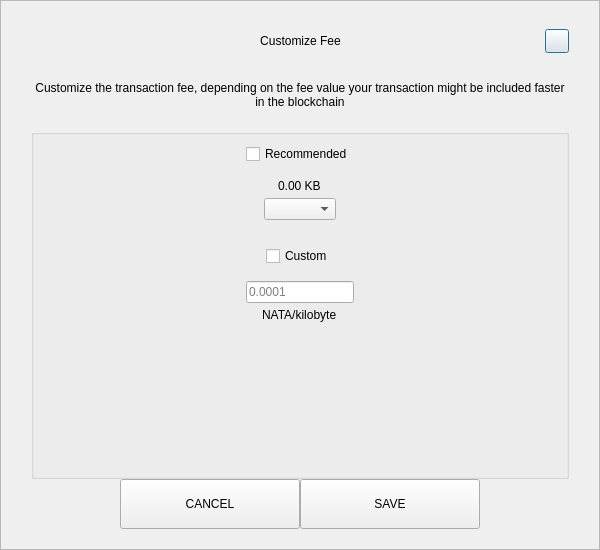
<?xml version="1.0" encoding="UTF-8"?>
<ui version="4.0">
 <class>SendCustomFeeDialog</class>
 <widget class="QDialog" name="SendCustomFeeDialog">
  <property name="geometry">
   <rect>
    <x>0</x>
    <y>0</y>
    <width>600</width>
    <height>550</height>
   </rect>
  </property>
  <property name="windowTitle">
   <string>Form</string>
  </property>
  <layout class="QVBoxLayout" name="verticalLayout_3">
   <property name="spacing">
    <number>0</number>
   </property>
   <property name="leftMargin">
    <number>0</number>
   </property>
   <property name="topMargin">
    <number>0</number>
   </property>
   <property name="rightMargin">
    <number>0</number>
   </property>
   <property name="bottomMargin">
    <number>0</number>
   </property>
   <item>
    <widget class="QFrame" name="frame">
     <property name="styleSheet">
      <string notr="true"/>
     </property>
     <property name="frameShape">
      <enum>QFrame::StyledPanel</enum>
     </property>
     <property name="frameShadow">
      <enum>QFrame::Raised</enum>
     </property>
     <layout class="QVBoxLayout" name="verticalLayout_2">
      <property name="spacing">
       <number>0</number>
      </property>
      <property name="leftMargin">
       <number>30</number>
      </property>
      <property name="topMargin">
       <number>20</number>
      </property>
      <property name="rightMargin">
       <number>30</number>
      </property>
      <property name="bottomMargin">
       <number>20</number>
      </property>
      <item>
       <layout class="QHBoxLayout" name="horizontalLayout_3">
        <property name="spacing">
         <number>0</number>
        </property>
        <item>
         <spacer name="horizontalSpacer_21">
          <property name="orientation">
           <enum>Qt::Horizontal</enum>
          </property>
          <property name="sizeHint" stdset="0">
           <size>
            <width>40</width>
            <height>20</height>
           </size>
          </property>
         </spacer>
        </item>
        <item>
         <widget class="QLabel" name="labelTitle">
          <property name="minimumSize">
           <size>
            <width>0</width>
            <height>40</height>
           </size>
          </property>
          <property name="maximumSize">
           <size>
            <width>16777215</width>
            <height>40</height>
           </size>
          </property>
          <property name="styleSheet">
           <string notr="true">padding-left:24px;</string>
          </property>
          <property name="text">
           <string>Customize Fee</string>
          </property>
          <property name="alignment">
           <set>Qt::AlignCenter</set>
          </property>
          <property name="margin">
           <number>7</number>
          </property>
         </widget>
        </item>
        <item>
         <spacer name="horizontalSpacer">
          <property name="orientation">
           <enum>Qt::Horizontal</enum>
          </property>
          <property name="sizeHint" stdset="0">
           <size>
            <width>40</width>
            <height>20</height>
           </size>
          </property>
         </spacer>
        </item>
        <item>
         <widget class="QPushButton" name="btnEsc">
          <property name="minimumSize">
           <size>
            <width>24</width>
            <height>24</height>
           </size>
          </property>
          <property name="maximumSize">
           <size>
            <width>24</width>
            <height>24</height>
           </size>
          </property>
          <property name="text">
           <string/>
          </property>
         </widget>
        </item>
       </layout>
      </item>
      <item>
       <spacer name="verticalSpacer_2">
        <property name="orientation">
         <enum>Qt::Vertical</enum>
        </property>
        <property name="sizeType">
         <enum>QSizePolicy::Fixed</enum>
        </property>
        <property name="sizeHint" stdset="0">
         <size>
          <width>20</width>
          <height>20</height>
         </size>
        </property>
       </spacer>
      </item>
      <item>
       <widget class="QLabel" name="labelMessage">
        <property name="text">
         <string>Customize the transaction fee, depending on the fee value your transaction might be included faster in the blockchain</string>
        </property>
        <property name="alignment">
         <set>Qt::AlignCenter</set>
        </property>
        <property name="wordWrap">
         <bool>true</bool>
        </property>
       </widget>
      </item>
      <item>
       <spacer name="verticalSpacer_3">
        <property name="orientation">
         <enum>Qt::Vertical</enum>
        </property>
        <property name="sizeType">
         <enum>QSizePolicy::Fixed</enum>
        </property>
        <property name="sizeHint" stdset="0">
         <size>
          <width>20</width>
          <height>20</height>
         </size>
        </property>
       </spacer>
      </item>
      <item>
       <widget class="QGroupBox" name="groupBox">
        <property name="title">
         <string/>
        </property>
        <layout class="QVBoxLayout" name="verticalLayout">
         <property name="leftMargin">
          <number>12</number>
         </property>
         <property name="rightMargin">
          <number>12</number>
         </property>
         <item>
          <layout class="QVBoxLayout" name="verticalLayout_4">
           <property name="spacing">
            <number>5</number>
           </property>
           <item alignment="Qt::AlignHCenter">
            <widget class="QCheckBox" name="checkBoxRecommended">
             <property name="text">
              <string>Recommended</string>
             </property>
            </widget>
           </item>
           <item>
            <spacer name="verticalSpacer_5">
             <property name="orientation">
              <enum>Qt::Vertical</enum>
             </property>
             <property name="sizeType">
              <enum>QSizePolicy::Fixed</enum>
             </property>
             <property name="sizeHint" stdset="0">
              <size>
               <width>20</width>
               <height>10</height>
              </size>
             </property>
            </spacer>
           </item>
           <item alignment="Qt::AlignHCenter">
            <widget class="QLabel" name="labelFee">
             <property name="text">
              <string>0.00 KB</string>
             </property>
            </widget>
           </item>
           <item alignment="Qt::AlignHCenter">
            <widget class="QComboBox" name="comboBoxRecommended"/>
           </item>
          </layout>
         </item>
         <item>
          <spacer name="verticalSpacer">
           <property name="orientation">
            <enum>Qt::Vertical</enum>
           </property>
           <property name="sizeType">
            <enum>QSizePolicy::Fixed</enum>
           </property>
           <property name="sizeHint" stdset="0">
            <size>
             <width>20</width>
             <height>20</height>
            </size>
           </property>
          </spacer>
         </item>
         <item>
          <layout class="QVBoxLayout" name="verticalLayout_5">
           <property name="spacing">
            <number>5</number>
           </property>
           <item alignment="Qt::AlignHCenter">
            <widget class="QCheckBox" name="checkBoxCustom">
             <property name="text">
              <string>Custom</string>
             </property>
            </widget>
           </item>
           <item>
            <spacer name="verticalSpacer_6">
             <property name="orientation">
              <enum>Qt::Vertical</enum>
             </property>
             <property name="sizeType">
              <enum>QSizePolicy::Fixed</enum>
             </property>
             <property name="sizeHint" stdset="0">
              <size>
               <width>20</width>
               <height>10</height>
              </size>
             </property>
            </spacer>
           </item>
           <item alignment="Qt::AlignHCenter">
            <widget class="QLineEdit" name="lineEditCustomFee">
             <property name="placeholderText">
              <string notr="true">0.0001</string>
             </property>
            </widget>
           </item>
           <item alignment="Qt::AlignHCenter">
            <widget class="QLabel" name="labelCustomFee">
             <property name="text">
              <string>NATA/kilobyte</string>
             </property>
            </widget>
           </item>
          </layout>
         </item>
         <item>
          <spacer name="verticalSpacer_4">
           <property name="orientation">
            <enum>Qt::Vertical</enum>
           </property>
           <property name="sizeHint" stdset="0">
            <size>
             <width>20</width>
             <height>40</height>
            </size>
           </property>
          </spacer>
         </item>
        </layout>
       </widget>
      </item>
      <item>
       <layout class="QHBoxLayout" name="horizontalLayout" stretch="1,2,2,1">
        <item>
         <spacer name="horizontalSpacer1">
          <property name="orientation">
           <enum>Qt::Horizontal</enum>
          </property>
          <property name="sizeHint" stdset="0">
           <size>
            <width>40</width>
            <height>20</height>
           </size>
          </property>
         </spacer>
        </item>
        <item>
         <widget class="QPushButton" name="btnCancel">
          <property name="minimumSize">
           <size>
            <width>180</width>
            <height>50</height>
           </size>
          </property>
          <property name="focusPolicy">
           <enum>Qt::NoFocus</enum>
          </property>
          <property name="text">
           <string>CANCEL</string>
          </property>
         </widget>
        </item>
        <item>
         <widget class="QPushButton" name="btnSave">
          <property name="minimumSize">
           <size>
            <width>180</width>
            <height>50</height>
           </size>
          </property>
          <property name="focusPolicy">
           <enum>Qt::NoFocus</enum>
          </property>
          <property name="text">
           <string>SAVE</string>
          </property>
         </widget>
        </item>
        <item>
         <spacer name="horizontalSpacer_2">
          <property name="orientation">
           <enum>Qt::Horizontal</enum>
          </property>
          <property name="sizeHint" stdset="0">
           <size>
            <width>40</width>
            <height>20</height>
           </size>
          </property>
         </spacer>
        </item>
       </layout>
      </item>
     </layout>
    </widget>
   </item>
  </layout>
 </widget>
 <resources/>
 <connections/>
</ui>
